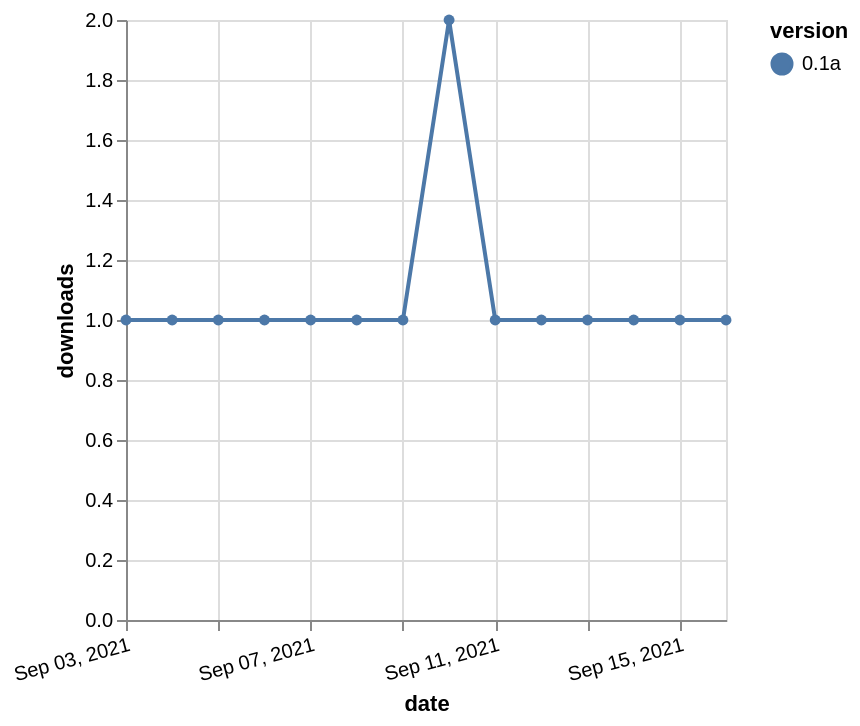

The Vega-Lite source for this figure:
### Vega-Lite specification from a JSON file in a GitHub repository (floating-point values rounded to 4 significant figures)
{"$schema": "https://vega.github.io/schema/vega-lite/v5.json", "description": "A simple bar chart with embedded data.", "data": {"values": [{"date": "2021-09-03", "total": 120, "delta": 1, "version": "0.1a"}, {"date": "2021-09-04", "total": 121, "delta": 1, "version": "0.1a"}, {"date": "2021-09-05", "total": 122, "delta": 1, "version": "0.1a"}, {"date": "2021-09-06", "total": 123, "delta": 1, "version": "0.1a"}, {"date": "2021-09-07", "total": 124, "delta": 1, "version": "0.1a"}, {"date": "2021-09-08", "total": 125, "delta": 1, "version": "0.1a"}, {"date": "2021-09-09", "total": 126, "delta": 1, "version": "0.1a"}, {"date": "2021-09-10", "total": 128, "delta": 2, "version": "0.1a"}, {"date": "2021-09-11", "total": 129, "delta": 1, "version": "0.1a"}, {"date": "2021-09-12", "total": 130, "delta": 1, "version": "0.1a"}, {"date": "2021-09-13", "total": 131, "delta": 1, "version": "0.1a"}, {"date": "2021-09-14", "total": 132, "delta": 1, "version": "0.1a"}, {"date": "2021-09-15", "total": 133, "delta": 1, "version": "0.1a"}, {"date": "2021-09-16", "total": 134, "delta": 1, "version": "0.1a"}]}, "width": "container", "mark": {"type": "line", "point": {"filled": true}}, "encoding": {"x": {"field": "date", "type": "temporal", "timeUnit": "yearmonthdate", "title": "date", "axis": {"labelAngle": -15}}, "y": {"field": "delta", "type": "quantitative", "title": "downloads"}, "color": {"field": "version", "type": "nominal"}, "tooltip": {"field": "delta"}}}
